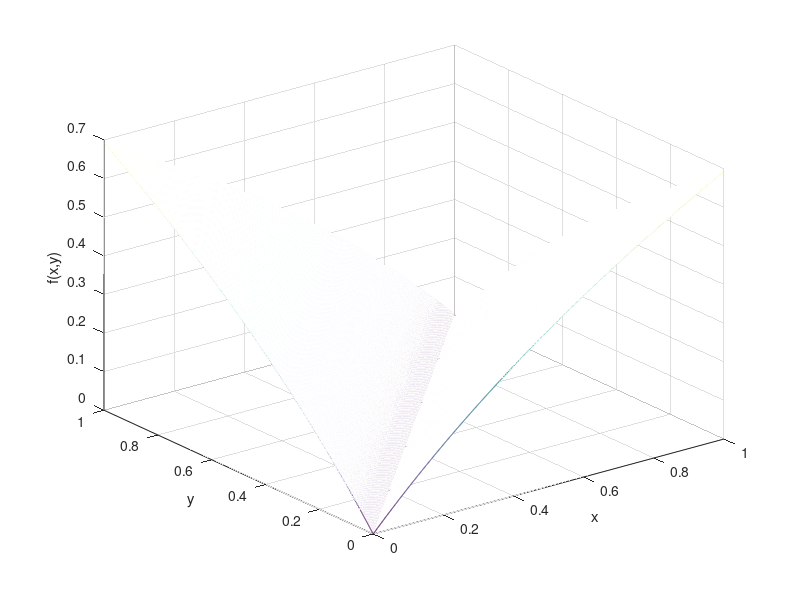

Write the MATLAB code that produced this figure. (Note: this script raises an error after producing the figure.)
%% FUNCTION WITH HODLR RHS

clear; clc; close all;

N = 2000;
x = linspace(0,1,N);
y = linspace(0,1,N);
[X,Y] = meshgrid(x,y);
tau = 1;

C = log(tau + abs(X-Y));
figure(1)
mesh(X,Y,C)
xlabel('x')
ylabel('y')
zlabel('f(x,y)')

hC = hodlr(C);
figure(2)
spy(hC)
axis square
set(gcf,"Color","none")
